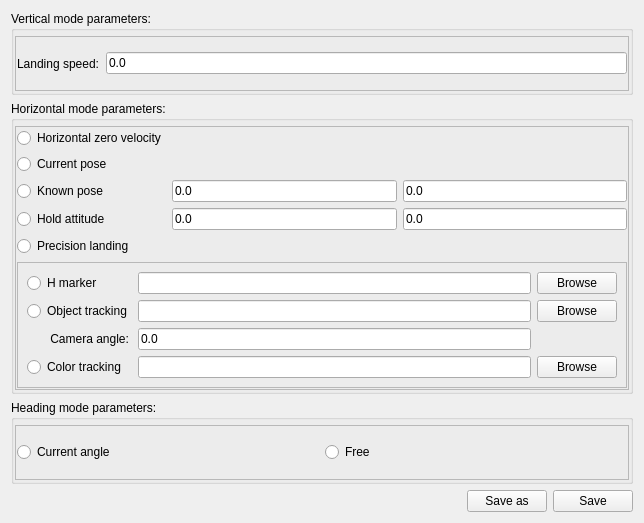
              <widget class="QWidget" name="scrollAreaWidgetContents_8">
               <property name="geometry">
                <rect>
                 <x>0</x>
                 <y>0</y>
                 <width>644</width>
                 <height>523</height>
                </rect>
               </property>
               <layout class="QVBoxLayout" name="verticalLayout_26">
                <item>
                 <widget class="QGroupBox" name="groupBox_12">
                  <property name="title">
                   <string>Vertical mode parameters:</string>
                  </property>
                  <layout class="QVBoxLayout" name="verticalLayout_24">
                   <property name="leftMargin">
                    <number>1</number>
                   </property>
                   <property name="topMargin">
                    <number>5</number>
                   </property>
                   <property name="rightMargin">
                    <number>1</number>
                   </property>
                   <property name="bottomMargin">
                    <number>1</number>
                   </property>
                   <item>
                    <widget class="QFrame" name="frame_26">
                     <property name="frameShape">
                      <enum>QFrame::StyledPanel</enum>
                     </property>
                     <property name="frameShadow">
                      <enum>QFrame::Raised</enum>
                     </property>
                     <layout class="QHBoxLayout" name="horizontalLayout_11">
                      <property name="leftMargin">
                       <number>1</number>
                      </property>
                      <property name="topMargin">
                       <number>1</number>
                      </property>
                      <property name="rightMargin">
                       <number>1</number>
                      </property>
                      <property name="bottomMargin">
                       <number>1</number>
                      </property>
                      <item>
                       <layout class="QHBoxLayout" name="horizontalLayout_22">
                        <item>
                         <widget class="QLabel" name="label_9">
                          <property name="text">
                           <string>Landing speed:</string>
                          </property>
                         </widget>
                        </item>
                        <item>
                         <widget class="QLineEdit" name="LandingSpeed">
                          <property name="text">
                           <string>0.0</string>
                          </property>
                         </widget>
                        </item>
                       </layout>
                      </item>
                     </layout>
                    </widget>
                   </item>
                  </layout>
                 </widget>
                </item>
                <item>
                 <widget class="QGroupBox" name="groupBox_13">
                  <property name="title">
                   <string>Horizontal mode parameters:</string>
                  </property>
                  <layout class="QVBoxLayout" name="verticalLayout_7">
                   <property name="leftMargin">
                    <number>1</number>
                   </property>
                   <property name="topMargin">
                    <number>5</number>
                   </property>
                   <property name="rightMargin">
                    <number>1</number>
                   </property>
                   <property name="bottomMargin">
                    <number>1</number>
                   </property>
                   <item>
                    <widget class="QFrame" name="frame_27">
                     <property name="frameShape">
                      <enum>QFrame::StyledPanel</enum>
                     </property>
                     <property name="frameShadow">
                      <enum>QFrame::Raised</enum>
                     </property>
                     <layout class="QVBoxLayout" name="verticalLayout_45">
                      <property name="leftMargin">
                       <number>1</number>
                      </property>
                      <property name="topMargin">
                       <number>1</number>
                      </property>
                      <property name="rightMargin">
                       <number>1</number>
                      </property>
                      <property name="bottomMargin">
                       <number>1</number>
                      </property>
                      <item>
                       <layout class="QGridLayout" name="gridLayout_6">
                        <item row="2" column="0">
                         <widget class="QRadioButton" name="KnownPoseL">
                          <property name="text">
                           <string>Known pose</string>
                          </property>
                         </widget>
                        </item>
                        <item row="1" column="0">
                         <widget class="QRadioButton" name="CurrentPoseL">
                          <property name="text">
                           <string>Current pose</string>
                          </property>
                         </widget>
                        </item>
                        <item row="3" column="0">
                         <widget class="QRadioButton" name="HoldAttL">
                          <property name="text">
                           <string>Hold attitude</string>
                          </property>
                         </widget>
                        </item>
                        <item row="2" column="1">
                         <layout class="QHBoxLayout" name="horizontalLayout_24">
                          <item>
                           <widget class="QLineEdit" name="KnownPoseLX">
                            <property name="text">
                             <string>0.0</string>
                            </property>
                           </widget>
                          </item>
                          <item>
                           <widget class="QLineEdit" name="KnownPoseLY">
                            <property name="text">
                             <string>0.0</string>
                            </property>
                           </widget>
                          </item>
                         </layout>
                        </item>
                        <item row="3" column="1">
                         <layout class="QHBoxLayout" name="horizontalLayout_52">
                          <item>
                           <widget class="QLineEdit" name="RollValL">
                            <property name="text">
                             <string>0.0</string>
                            </property>
                           </widget>
                          </item>
                          <item>
                           <widget class="QLineEdit" name="PitchValL">
                            <property name="text">
                             <string>0.0</string>
                            </property>
                           </widget>
                          </item>
                         </layout>
                        </item>
                        <item row="4" column="0">
                         <widget class="QRadioButton" name="PrecisionLandingL">
                          <property name="text">
                           <string>Precision landing</string>
                          </property>
                         </widget>
                        </item>
                        <item row="0" column="0">
                         <widget class="QRadioButton" name="ZeroVeloL">
                          <property name="text">
                           <string>Horizontal zero velocity</string>
                          </property>
                         </widget>
                        </item>
                       </layout>
                      </item>
                      <item>
                       <widget class="QFrame" name="frame_28">
                        <property name="frameShape">
                         <enum>QFrame::StyledPanel</enum>
                        </property>
                        <property name="frameShadow">
                         <enum>QFrame::Raised</enum>
                        </property>
                        <layout class="QVBoxLayout" name="verticalLayout_46">
                         <item>
                          <layout class="QGridLayout" name="gridLayout_7">
                           <item row="1" column="0">
                            <widget class="QRadioButton" name="ObjectTrackingL">
                             <property name="text">
                              <string>Object tracking</string>
                             </property>
                            </widget>
                           </item>
                           <item row="1" column="2">
                            <widget class="QPushButton" name="ObjectTrackingLBrowse">
                             <property name="text">
                              <string>Browse</string>
                             </property>
                            </widget>
                           </item>
                           <item row="0" column="0">
                            <widget class="QRadioButton" name="HMarkerL">
                             <property name="text">
                              <string>H marker</string>
                             </property>
                            </widget>
                           </item>
                           <item row="0" column="1">
                            <widget class="QLineEdit" name="HMarkerDir"/>
                           </item>
                           <item row="1" column="1">
                            <widget class="QLineEdit" name="ObjectTrackingLDir"/>
                           </item>
                           <item row="0" column="2">
                            <widget class="QPushButton" name="HMarkerLBrowse">
                             <property name="text">
                              <string>Browse</string>
                             </property>
                            </widget>
                           </item>
                           <item row="3" column="1">
                            <widget class="QLineEdit" name="ColorTrackingLDir"/>
                           </item>
                           <item row="3" column="2">
                            <widget class="QPushButton" name="ColorTrackingLBrowse">
                             <property name="text">
                              <string>Browse</string>
                             </property>
                            </widget>
                           </item>
                           <item row="3" column="0">
                            <widget class="QRadioButton" name="ColorTrackingL">
                             <property name="text">
                              <string>Color tracking</string>
                             </property>
                            </widget>
                           </item>
                           <item row="2" column="0">
                            <widget class="QLabel" name="CamAngL">
                             <property name="text">
                              <string>       Camera angle:</string>
                             </property>
                            </widget>
                           </item>
                           <item row="2" column="1">
                            <widget class="QLineEdit" name="ObjTrackingCamAngle">
                             <property name="text">
                              <string>0.0</string>
                             </property>
                            </widget>
                           </item>
                          </layout>
                         </item>
                        </layout>
                       </widget>
                      </item>
                     </layout>
                    </widget>
                   </item>
                  </layout>
                 </widget>
                </item>
                <item>
                 <widget class="QGroupBox" name="groupBox_15">
                  <property name="title">
                   <string>Heading mode parameters:</string>
                  </property>
                  <layout class="QHBoxLayout" name="horizontalLayout_59">
                   <property name="leftMargin">
                    <number>1</number>
                   </property>
                   <property name="topMargin">
                    <number>5</number>
                   </property>
                   <property name="rightMargin">
                    <number>1</number>
                   </property>
                   <property name="bottomMargin">
                    <number>1</number>
                   </property>
                   <item>
                    <widget class="QFrame" name="frame_29">
                     <property name="frameShape">
                      <enum>QFrame::StyledPanel</enum>
                     </property>
                     <property name="frameShadow">
                      <enum>QFrame::Raised</enum>
                     </property>
                     <layout class="QHBoxLayout" name="horizontalLayout_14">
                      <property name="leftMargin">
                       <number>1</number>
                      </property>
                      <property name="topMargin">
                       <number>1</number>
                      </property>
                      <property name="rightMargin">
                       <number>1</number>
                      </property>
                      <property name="bottomMargin">
                       <number>1</number>
                      </property>
                      <item>
                       <layout class="QHBoxLayout" name="horizontalLayout_53">
                        <item>
                         <widget class="QRadioButton" name="CurrentAngleHeadingModeL">
                          <property name="text">
                           <string>Current angle</string>
                          </property>
                         </widget>
                        </item>
                        <item>
                         <widget class="QRadioButton" name="FreeHeadingModeL">
                          <property name="text">
                           <string>Free</string>
                          </property>
                         </widget>
                        </item>
                       </layout>
                      </item>
                     </layout>
                     <zorder></zorder>
                    </widget>
                   </item>
                  </layout>
                 </widget>
                </item>
                <item>
                 <layout class="QHBoxLayout" name="horizontalLayout_23">
                  <item>
                   <spacer name="horizontalSpacer_9">
                    <property name="orientation">
                     <enum>Qt::Horizontal</enum>
                    </property>
                    <property name="sizeHint" stdset="0">
                     <size>
                      <width>40</width>
                      <height>20</height>
                     </size>
                    </property>
                   </spacer>
                  </item>
                  <item>
                   <widget class="QPushButton" name="SaveAsLanding">
                    <property name="text">
                     <string>Save as</string>
                    </property>
                   </widget>
                  </item>
                  <item>
                   <widget class="QPushButton" name="SaveLanding">
                    <property name="text">
                     <string>Save</string>
                    </property>
                   </widget>
                  </item>
                 </layout>
                </item>
               </layout>
              </widget>
